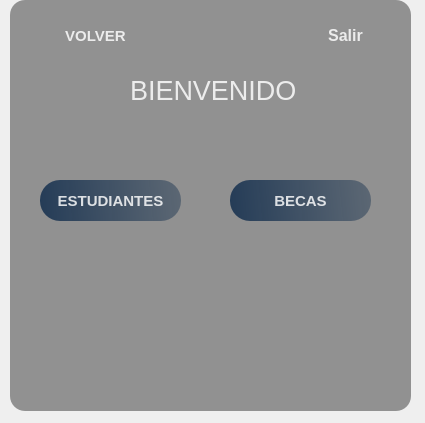
<?xml version="1.0" encoding="UTF-8"?>
<ui version="4.0">
 <class>MainWindow</class>
 <widget class="QMainWindow" name="MainWindow">
  <property name="geometry">
   <rect>
    <x>0</x>
    <y>0</y>
    <width>425</width>
    <height>423</height>
   </rect>
  </property>
  <property name="windowTitle">
   <string>MainWindow</string>
  </property>
  <widget class="QWidget" name="centralwidget">
   <widget class="QLabel" name="label">
    <property name="geometry">
     <rect>
      <x>20</x>
      <y>10</y>
      <width>381</width>
      <height>391</height>
     </rect>
    </property>
    <property name="text">
     <string/>
    </property>
    <property name="pixmap">
     <pixmap>Fo do de pantalla ciudad.jpeg</pixmap>
    </property>
    <property name="scaledContents">
     <bool>true</bool>
    </property>
   </widget>
   <widget class="QLabel" name="label_2">
    <property name="geometry">
     <rect>
      <x>10</x>
      <y>0</y>
      <width>401</width>
      <height>411</height>
     </rect>
    </property>
    <property name="font">
     <font>
      <weight>75</weight>
      <italic>false</italic>
      <bold>true</bold>
     </font>
    </property>
    <property name="styleSheet">
     <string notr="true">background-color:rgba(0,0,0,100);
border-radius:15px;</string>
    </property>
    <property name="text">
     <string/>
    </property>
    <property name="wordWrap">
     <bool>false</bool>
    </property>
   </widget>
   <widget class="QLabel" name="label_3">
    <property name="geometry">
     <rect>
      <x>130</x>
      <y>70</y>
      <width>211</width>
      <height>40</height>
     </rect>
    </property>
    <property name="font">
     <font>
      <pointsize>20</pointsize>
     </font>
    </property>
    <property name="styleSheet">
     <string notr="true">color:rgba(255,255,255,210);</string>
    </property>
    <property name="text">
     <string>BIENVENIDO</string>
    </property>
   </widget>
   <widget class="QPushButton" name="bt_becas">
    <property name="geometry">
     <rect>
      <x>230</x>
      <y>180</y>
      <width>141</width>
      <height>41</height>
     </rect>
    </property>
    <property name="font">
     <font>
      <pointsize>11</pointsize>
      <weight>75</weight>
      <bold>true</bold>
     </font>
    </property>
    <property name="styleSheet">
     <string notr="true">QPushButton{
color:rgba(255,255,255,210);

border-radius:20px;
background-color: qlineargradient(spread:pad, x1:0, y1:0.505682 , x2:1 , y2:0.477,stop:0 rgba(20,47,78,219), stop:1 rgba(85,98,112,226));
}
QPushButton:hover{

color:rgba(255,255,255,210);

background-color: qlineargradient(spread:pad, x1:0, y1:0.505682 , x2:1 , y2:0.477,stop:0 rgba(128, 0, 255,219), stop:1 rgba(85,98,112,226));

}

</string>
    </property>
    <property name="text">
     <string>BECAS</string>
    </property>
    <property name="icon">
     <iconset>
      <normaloff>ingresar.png</normaloff>ingresar.png</iconset>
    </property>
    <property name="iconSize">
     <size>
      <width>19</width>
      <height>18</height>
     </size>
    </property>
   </widget>
   <widget class="QPushButton" name="bt_estudiantes">
    <property name="geometry">
     <rect>
      <x>40</x>
      <y>180</y>
      <width>141</width>
      <height>41</height>
     </rect>
    </property>
    <property name="font">
     <font>
      <pointsize>11</pointsize>
      <weight>75</weight>
      <bold>true</bold>
     </font>
    </property>
    <property name="styleSheet">
     <string notr="true">QPushButton{
color:rgba(255,255,255,210);

border-radius:20px;
background-color: qlineargradient(spread:pad, x1:0, y1:0.505682 , x2:1 , y2:0.477,stop:0 rgba(20,47,78,219), stop:1 rgba(85,98,112,226));
}
QPushButton:hover{

color:rgba(255,255,255,210);

background-color: qlineargradient(spread:pad, x1:0, y1:0.505682 , x2:1 , y2:0.477,stop:0 rgba(128, 0, 255,219), stop:1 rgba(85,98,112,226));

}

</string>
    </property>
    <property name="text">
     <string>ESTUDIANTES</string>
    </property>
    <property name="icon">
     <iconset>
      <normaloff>imagen_2023-04-20_211258637-removebg-preview.ico</normaloff>imagen_2023-04-20_211258637-removebg-preview.ico</iconset>
    </property>
    <property name="iconSize">
     <size>
      <width>19</width>
      <height>18</height>
     </size>
    </property>
   </widget>
   <widget class="QPushButton" name="bt_salir">
    <property name="geometry">
     <rect>
      <x>300</x>
      <y>20</y>
      <width>91</width>
      <height>31</height>
     </rect>
    </property>
    <property name="font">
     <font>
      <pointsize>12</pointsize>
      <weight>75</weight>
      <bold>true</bold>
     </font>
    </property>
    <property name="cursor">
     <cursorShape>PointingHandCursor</cursorShape>
    </property>
    <property name="styleSheet">
     <string notr="true">QPushButton{
background-color:qlineargradient(spread:pad,x1:0,y1:0.505682, x2:1, y2:0.477 ,stop:0 rgba(72,61,139,219), stop:1 rgba(0,0,139,225));
color:rgba(255,255,255,210);
border-radius:15px;
background-color : rgba(0,0,0,0);
}
QPushButton:hover{
background-color: qlineargradient(spread:pad, x1:0, y1:0.505682 , x2:1 , y2:0.477,stop:0 rgba(128, 0, 255,219), stop:1 rgba(85,98,112,226));
}
QPushButton:pressed{
padding-left:5px;
padding-top:5px;

}</string>
    </property>
    <property name="text">
     <string>Salir</string>
    </property>
    <property name="icon">
     <iconset>
      <normaloff>cerrar-sesion.png</normaloff>cerrar-sesion.png</iconset>
    </property>
    <property name="iconSize">
     <size>
      <width>22</width>
      <height>21</height>
     </size>
    </property>
   </widget>
   <widget class="QPushButton" name="bt_volver">
    <property name="geometry">
     <rect>
      <x>50</x>
      <y>20</y>
      <width>91</width>
      <height>31</height>
     </rect>
    </property>
    <property name="font">
     <font>
      <pointsize>11</pointsize>
      <weight>75</weight>
      <bold>true</bold>
     </font>
    </property>
    <property name="styleSheet">
     <string notr="true">QPushButton{
background-color:qlineargradient(spread:pad,x1:0,y1:0.505682, x2:1, y2:0.477 ,stop:0 rgba(72,61,139,219), stop:1 rgba(0,0,139,225));
color:rgba(255,255,255,210);
border-radius:15px;
background-color : rgba(0,0,0,0);
}
QPushButton:hover{
background-color: qlineargradient(spread:pad, x1:0, y1:0.505682 , x2:1 , y2:0.477,stop:0 rgba(128, 0, 255,219), stop:1 rgba(85,98,112,226));
}
QPushButton:pressed{
padding-left:5px;
padding-top:5px;

}</string>
    </property>
    <property name="text">
     <string>VOLVER</string>
    </property>
    <property name="icon">
     <iconset>
      <normaloff>volver (1).png</normaloff>volver (1).png</iconset>
    </property>
   </widget>
   <widget class="QLabel" name="label_4">
    <property name="geometry">
     <rect>
      <x>120</x>
      <y>260</y>
      <width>181</width>
      <height>141</height>
     </rect>
    </property>
    <property name="font">
     <font>
      <pointsize>20</pointsize>
     </font>
    </property>
    <property name="styleSheet">
     <string notr="true">color:rgba(255,255,255,210);</string>
    </property>
    <property name="text">
     <string/>
    </property>
    <property name="pixmap">
     <pixmap>Cute capybara pinterest.jpeg</pixmap>
    </property>
    <property name="scaledContents">
     <bool>true</bool>
    </property>
   </widget>
  </widget>
 </widget>
 <resources/>
 <connections/>
</ui>
